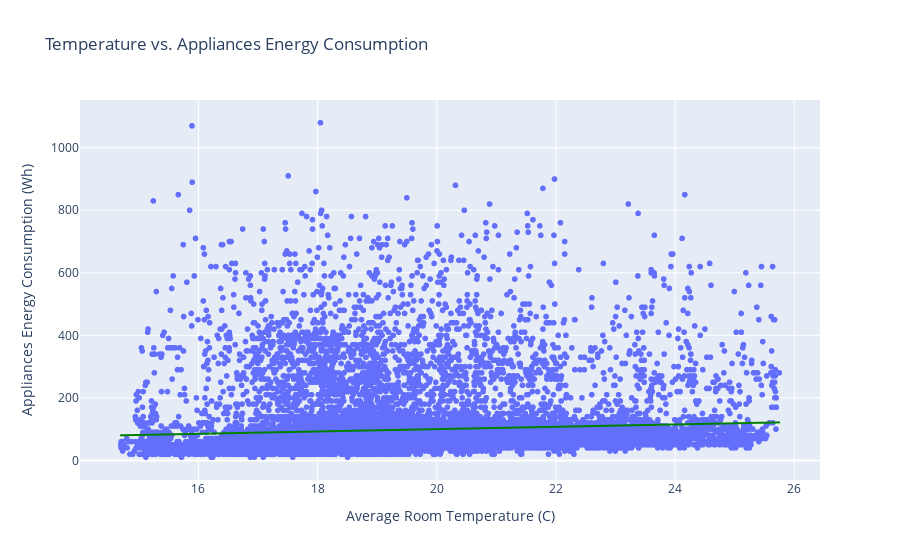

The cell this chart's notebook holds for it:
### Code cell
# Visualize the distribution of the target variable (Appliances energy consumption)
plt.figure(figsize=(10, 6))
sns.histplot(df['Appliances'], kde=True, color='blue')
plt.title('Appliances Energy Consumption Distribution')
plt.show()

# Visualize the correlation matrix
plt.figure(figsize=(15, 10))
corr_matrix = df.corr()
sns.heatmap(corr_matrix, annot=False, cmap='coolwarm', linewidths=0.5)
plt.title('Correlation Matrix of the Appliances Energy Prediction Dataset')
plt.show()

# Use Plotly for an interactive scatter plot between Temperature and Energy Consumption
fig = px.scatter(df, x='avg_temp', y='Appliances', trendline='ols',
                 trendline_color_override="green",
                 title='Temperature vs. Appliances Energy Consumption')

fig.update_layout(xaxis_title='Average Room Temperature (C)', yaxis_title='Appliances Energy Consumption (Wh)')


fig.show()

### Figure 1 — Plotly figure (JSON) as saved in the notebook; plotly's stock layout.template omitted (floating-point values rounded to 4 significant figures; data arrays with more than 128 entries replaced by an {"elided": "..."} marker saying what was removed)
{"data": [{"hovertemplate": "avg_temp=%{x}<br>Appliances=%{y}<extra></extra>", "legendgroup": "", "marker": {"color": "#636efa", "symbol": "circle"}, "mode": "markers", "name": "", "showlegend": false, "type": "scattergl", "x": {"elided": "19735 float values"}, "xaxis": "x", "y": {"elided": "19735 int values"}, "yaxis": "y"}, {"hovertemplate": "<b>OLS trendline</b><br>Appliances = 3.74087 * avg_temp + 25.1903<br>R<sup>2</sup>=0.006123<br><br>avg_temp=%{x}<br>Appliances=%{y} <b>(trend)</b><extra></extra>", "legendgroup": "", "line": {"color": "green"}, "marker": {"color": "#636efa", "symbol": "circle"}, "mode": "lines", "name": "", "showlegend": false, "type": "scattergl", "x": {"elided": "19735 float values"}, "xaxis": "x", "y": {"elided": "19735 float values"}, "yaxis": "y"}], "layout": {"legend": {"tracegroupgap": 0}, "title": {"text": "Temperature vs. Appliances Energy Consumption"}, "xaxis": {"anchor": "y", "domain": [0, 1], "title": {"text": "Average Room Temperature (C)"}}, "yaxis": {"anchor": "x", "domain": [0, 1], "title": {"text": "Appliances Energy Consumption (Wh)"}}}}
